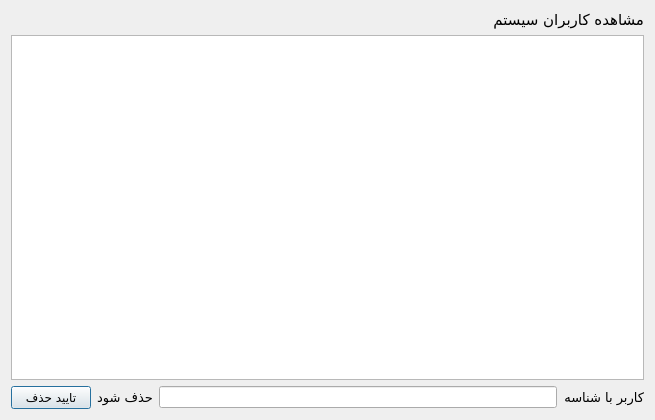
<?xml version="1.0" encoding="UTF-8"?>
<ui version="4.0">
 <class>ShowUsersDialog</class>
 <widget class="QDialog" name="ShowUsersDialog">
  <property name="geometry">
   <rect>
    <x>0</x>
    <y>0</y>
    <width>655</width>
    <height>420</height>
   </rect>
  </property>
  <property name="windowTitle">
   <string>Dialog</string>
  </property>
  <layout class="QVBoxLayout" name="verticalLayout">
   <item>
    <widget class="QLabel" name="label">
     <property name="font">
      <font>
       <family>IRANSans</family>
       <pointsize>11</pointsize>
      </font>
     </property>
     <property name="text">
      <string>مشاهده کاربران سیستم</string>
     </property>
    </widget>
   </item>
   <item>
    <widget class="QTableView" name="tblUsers">
     <property name="enabled">
      <bool>true</bool>
     </property>
     <property name="font">
      <font>
       <family>IRANSans</family>
      </font>
     </property>
     <property name="layoutDirection">
      <enum>Qt::RightToLeft</enum>
     </property>
    </widget>
   </item>
   <item>
    <layout class="QHBoxLayout" name="horizontalLayout">
     <item>
      <widget class="QPushButton" name="btnDelete">
       <property name="font">
        <font>
         <family>IRANSans</family>
        </font>
       </property>
       <property name="text">
        <string>تایید حذف</string>
       </property>
      </widget>
     </item>
     <item>
      <widget class="QLabel" name="label_3">
       <property name="font">
        <font>
         <family>IRANSans</family>
         <pointsize>10</pointsize>
        </font>
       </property>
       <property name="text">
        <string>حذف شود</string>
       </property>
      </widget>
     </item>
     <item>
      <widget class="QLineEdit" name="textUserId">
       <property name="inputMask">
        <string/>
       </property>
       <property name="alignment">
        <set>Qt::AlignCenter</set>
       </property>
      </widget>
     </item>
     <item>
      <widget class="QLabel" name="label_2">
       <property name="font">
        <font>
         <family>IRANSans</family>
         <pointsize>10</pointsize>
        </font>
       </property>
       <property name="text">
        <string>کاربر با شناسه</string>
       </property>
      </widget>
     </item>
    </layout>
   </item>
  </layout>
 </widget>
 <resources/>
 <connections/>
</ui>
